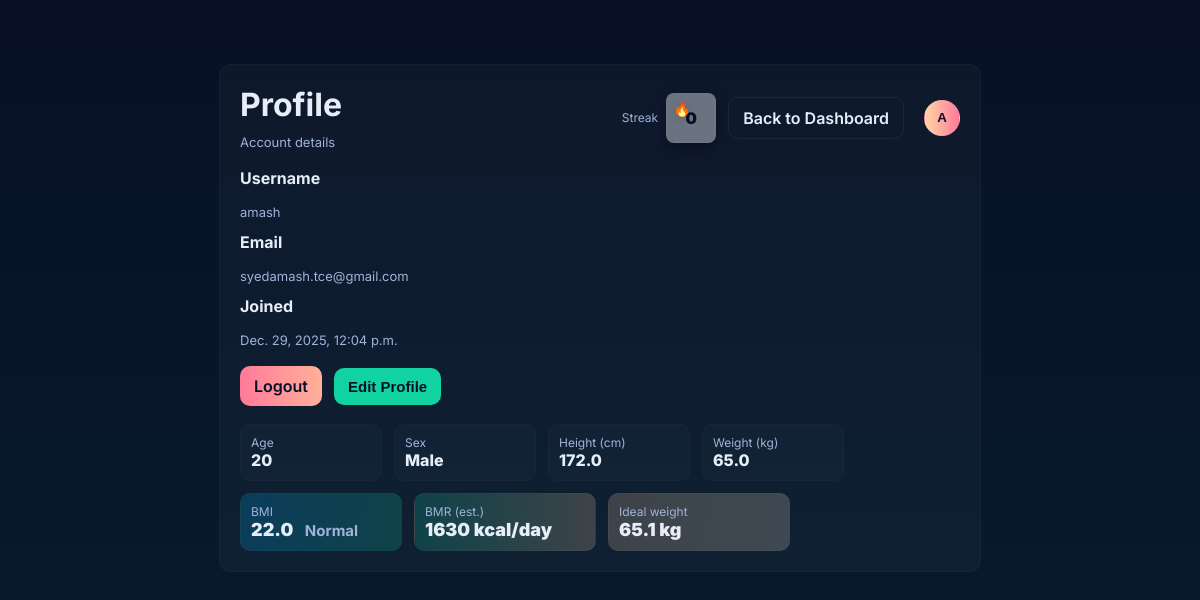
/profile/ (signed in), run on the app's committed database.
### app/models.py (models this page shows, shortened)
class Profile(models.Model):
    SEX_CHOICES = (
        ('M', 'Male'),
        ('F', 'Female'),
        ('O', 'Other'),
    )
    user = models.OneToOneField(User, on_delete=models.CASCADE, related_name='profile')
    sex = models.CharField(max_length=1, choices=SEX_CHOICES, null=True, blank=True)
    age = models.IntegerField(null=True, blank=True)
    height_cm = models.FloatField(null=True, blank=True)
    weight_kg = models.FloatField(null=True, blank=True)
    created_at = models.DateTimeField(auto_now_add=True)
    updated_at = models.DateTimeField(auto_now=True)
    def bmi(self):
        if self.height_cm and self.weight_kg:
            h = self.height_cm / 100.0
            try:
                return round(self.weight_kg / (h * h), 1)
            except Exception:
                return None
        return None
    @property
    def bmi_category(self):
        b = self.bmi()
        if b is None:
            return None
        if b < 18.5:
            return 'Underweight'
        if b < 25:
            return 'Normal'
        if b < 30:
            return 'Overweight'
        return 'Obese'
    def ideal_weight_kg(self, target_bmi=22.0):
        if not self.height_cm:
            return None
        h = self.height_cm / 100.0
        return round(target_bmi * (h * h), 1)
    def bmr(self):
        if not (self.age and self.height_cm and self.weight_kg):
            return None
        try:
            w = self.weight_kg
            h = self.height_cm
            a = self.age
            if self.sex == 'M':
                val = 10*w + 6.25*h - 5*a + 5
            elif self.sex == 'F':
                val = 10*w + 6.25*h - 5*a - 161
            else:
                v_m = 10*w + 6.25*h - 5*a + 5
                v_f = 10*w + 6.25*h - 5*a - 161
                val = (v_m + v_f) / 2.0
            return int(round(val))
        except Exception:
            return None

### app/profile.py (the view, shortened to what this page needs)
# urls.py: path('profile/', profile_view, name='profile'),
@login_required(login_url='/login/')
def profile_view(request):
    user = request.user
    profile, _ = Profile.objects.get_or_create(user=user)
    context = {
        'user_obj': user,
        'profile': profile,
        'bmi': profile.bmi(),
        'bmi_category': profile.bmi_category,
        'bmr': profile.bmr(),
        'ideal_weight': profile.ideal_weight_kg(),
    }
    return render(request, 'profile.html', context)

### app/context_processors.py (called while the page is built)
def streak(request):
    if not request.user or not request.user.is_authenticated:
        return {}
    days = 365
    series = date_range_series(request.user, days=days)
    active_dates = {s['date'].isoformat() for s in series if s['calories'] > 0}
    today = timezone.localtime(timezone.now(), TZ).date()
    streak_count = 0
    for i in range(days):
        d = (today - timezone.timedelta(days=i)).isoformat()
        if d in active_dates:
            streak_count += 1
        else:
            break
    if streak_count >= 30:
        color = '#ff7a00'  # blazing orange
    elif streak_count >= 7:
        color = '#ffb347'  # warm orange
    elif streak_count > 0:
        color = '#ffd1a4'  # light orange
    else:
        color = '#6b7280'  # gray (no streak)
    return {'streak': {'count': streak_count, 'color': color}, 'streak_date': today.isoformat()}

### app/logs.py (called while the page is built)
def date_range_series(user, days=30):
    today = timezone.localtime(timezone.now(), TZ).date()
    start_date = today - timezone.timedelta(days=days - 1)
    series = []
    for i in range(days):
        d = start_date + timezone.timedelta(days=i)
        day_logs = MealLog.objects.filter(user=user)
        day_logs = [l for l in day_logs if timezone.localtime(l.created_at, TZ).date() == d]
        series.append({
            'date': d,
            'calories': round(sum(l.calories for l in day_logs), 2),
            'protein_g': round(sum(l.protein_g for l in day_logs), 2),
            'fat_g': round(sum(l.fat_g for l in day_logs), 2),
            'carbs_g': round(sum(l.carbs_g for l in day_logs), 2),
        })
    return series

### templates/profile.html (shortened to what this page needs)
<!DOCTYPE html>
<html lang="en">
<head>
    {% include 'partials/simple_animations_head.html' %}
</head>
<body>
<div class="card">
    <div class="row">
        <div>
            <h1>Profile</h1>
            <div class="meta">Account details</div>
        </div>
        <div style="display:flex;align-items:center;gap:12px">
            {% if user.is_authenticated %}
            <div style="display:flex;align-items:center;gap:8px">
                <div style="font-size:12px;color:#9fb3d9">Streak</div>
                <a href="/analytics/logs/" style="text-decoration:none">
                    <div class="streak-badge hover-lift" tabindex="0" data-count="{{ streak.count }}" data-color="{{ streak.color }}" role="img" aria-label="{{ streak.count }} day streak">
                        <span class="streak-fire">🔥</span>
                        <span class="streak-num">{{ streak.count }}</span>
                    </div>
                </a>
            </div>
            {% endif %}
            <a href="/" class="muted-btn" style="text-decoration: none;">Back to Dashboard</a>
            {% if user.is_authenticated %}
            <div style="margin-left:8px" class="profile-menu">
                <button id="profileBtn" class="profile-avatar hover-lift" tabindex="0" aria-haspopup="true" aria-expanded="false" title="{{ user.username }}">
                    <span class="initial">{{ user.username|slice:":1"|upper }}</span>
                </button>
            </div>
            {% endif %}
        </div>
    </div>
    <div style="margin-top:18px">
        <p><strong>Username</strong></p>
        <div class="muted">{{ user_obj.username }}</div>
        <p style="margin-top:12px"><strong>Email</strong></p>
        <div class="muted">{{ user_obj.email|default:'—' }}</div>
        <p style="margin-top:12px"><strong>Joined</strong></p>
        <div class="muted">{{ user_obj.date_joined }}</div>
        <div style="margin-top:18px;display:flex;gap:12px;align-items:center">
            <a href="/logout/" class="btn"  style="text-decoration: none;">Logout</a>
            <button id="edit-toggle" class="btn" style="background:#11d3a2; font-size: 15px;" >Edit Profile</button>
        </div>
        <div style="margin-top:18px;display:flex;gap:12px;align-items:center;flex-wrap:wrap">
            <div class="stat hover-lift" style="background:rgba(255,255,255,0.02);padding:10px;border-radius:10px;border:1px solid rgba(255,255,255,0.02);min-width:120px">
                <div style="font-size:12px;color:#9fb3d9">Age</div>
                <div style="font-weight:800">{{ profile.age|default:'—' }}</div>
            </div>
            <div class="stat hover-lift" style="background:rgba(255,255,255,0.02);padding:10px;border-radius:10px;border:1px solid rgba(255,255,255,0.02);min-width:120px">
                <div style="font-size:12px;color:#9fb3d9">Sex</div>
                <div style="font-weight:800">{% if profile.sex == 'M' %}Male{% elif profile.sex == 'F' %}Female{% elif profile.sex == 'O' %}Other{% else %}—{% endif %}</div>
            </div>
            <div class="stat hover-lift" style="background:rgba(255,255,255,0.02);padding:10px;border-radius:10px;border:1px solid rgba(255,255,255,0.02);min-width:120px">
                <div style="font-size:12px;color:#9fb3d9">Height (cm)</div>
                <div style="font-weight:800">{{ profile.height_cm|default:'—' }}</div>
            </div>
            <div class="stat hover-lift" style="background:rgba(255,255,255,0.02);padding:10px;border-radius:10px;border:1px solid rgba(255,255,255,0.02);min-width:120px">
                <div style="font-size:12px;color:#9fb3d9">Weight (kg)</div>
                <div style="font-weight:800">{{ profile.weight_kg|default:'—' }}</div>
            </div>
            <div class="stat hover-lift" style="background:linear-gradient(90deg,#00b4ff33,#11d3a233);padding:10px;border-radius:10px;border:1px solid rgba(255,255,255,0.02);min-width:140px">
                <div style="font-size:12px;color:#9fb3d9">BMI</div>
                <div style="font-weight:900;font-size:18px">
                    <span class="bmi-value">{{ bmi|default:'—' }}</span>
                    <small style="margin-left:8px;color:#9fb3d9;font-weight:700">{{ bmi_category|default:'' }}</small>
                </div>
            </div>
            <div class="stat hover-lift" style="background:linear-gradient(90deg,#11d3a233,#ffd6a533);padding:10px;border-radius:10px;border:1px solid rgba(255,255,255,0.02);min-width:160px">
                <div style="font-size:12px;color:#9fb3d9">BMR (est.)</div>
                <div style="font-weight:900;font-size:18px">{{ bmr|default:'—' }} kcal/day</div>
            </div>
            <div class="stat hover-lift" style="background:linear-gradient(90deg,#ffd6a533,#fff0d033);padding:10px;border-radius:10px;border:1px solid rgba(255,255,255,0.02);min-width:160px">
                <div style="font-size:12px;color:#9fb3d9">Ideal weight</div>
                <div style="font-weight:900;font-size:18px">{{ ideal_weight|default:'—' }} kg</div>
            </div>
        </div>
    </div>
</div>
</body>
</html>

### static/css/simple-animations.css (style rules this page uses)
:root { --anim-ease:cubic-bezier(.2,.9,.3,1);--anim-fast:260ms;--anim-mid:420ms }
.anim-play { opacity:1;transform:none;transition:opacity var(--anim-mid) var(--anim-ease),transform var(--anim-mid) var(--anim-ease) }
.anim-hover-lift { transition:transform 220ms var(--anim-ease), box-shadow 220ms var(--anim-ease) }

### templates/profile.html (style rules this page uses)
body { font-family:Inter,system-ui,Arial;background:linear-gradient(180deg,#071024,#071a2e);color:#e6eef8;padding:32px }
.card { max-width:720px;margin:24px auto;background:rgba(255,255,255,0.03);padding:20px;border-radius:12px;border:1px solid rgba(255,255,255,0.03) }
h1 { margin:0 0 10px }
.meta { color:#9fb3d9;font-size:13px }
.row { display:flex;align-items:center;justify-content:space-between }
.btn { padding:8px 12px;border-radius:10px;background:#00b4ff;color:#071028;border:none;font-weight:700;cursor:pointer }
.muted { color:#9fb3d9;font-size:13px }
.streak-badge { display:inline-grid;place-items:center;width:40px;height:40px;border-radius:8px;font-weight:900;color:#fff;font-size:16px;box-shadow:0 6px 14px rgba(0,0,0,0.34);position:relative;padding:4px;text-decoration:none;z-index:10;border:1px solid rgba(255,255,255,0.04);cursor:pointer }
.streak-badge .streak-fire { position:absolute;left:6px;top:6px;font-size:14px;filter:drop-shadow(0 1px 4px rgba(0,0,0,0.12)) }
.streak-badge .streak-num { font-size:16px;font-weight:900;color:#071028 }
.stat { transition:transform .18s cubic-bezier(.2,.9,.2,1),box-shadow .18s;border-radius:10px }
.profile-menu { position:relative }
.profile-avatar { width:36px;height:36px;border-radius:50%;display:inline-flex;align-items:center;justify-content:center;background:linear-gradient(90deg,#ffd6a5,#ff7a9a);color:#071028;font-weight:800;border:1px solid rgba(255,255,255,0.03);cursor:pointer }
.btn, .muted-btn { padding:10px 14px;border-radius:10px;border:none;cursor:pointer;font-weight:600 }
.btn { background:linear-gradient(90deg,#ff7a9a,#ffb199);color:#071028 }
.muted-btn { background:transparent;border:1px solid rgba(255,255,255,0.06);color:var(--muted) }

### data on the page
Profile: age "20", height_cm "172.0", weight_kg "65.0"

### other printed values
{{ streak.count }} "0"
{{ user.username|slice:":1"|upper }} "A"
{{ user_obj.username }} "amash"
{{ user_obj.email|default:'—' }} "syedamash.tce@gmail.com"
{{ user_obj.date_joined }} "Dec. 29, 2025, 12:04 p.m."
{{ bmi|default:'—' }} "22.0"
{{ bmi_category|default:'' }} "Normal"
{{ bmr|default:'—' }} "1630"
{{ ideal_weight|default:'—' }} "65.1"
